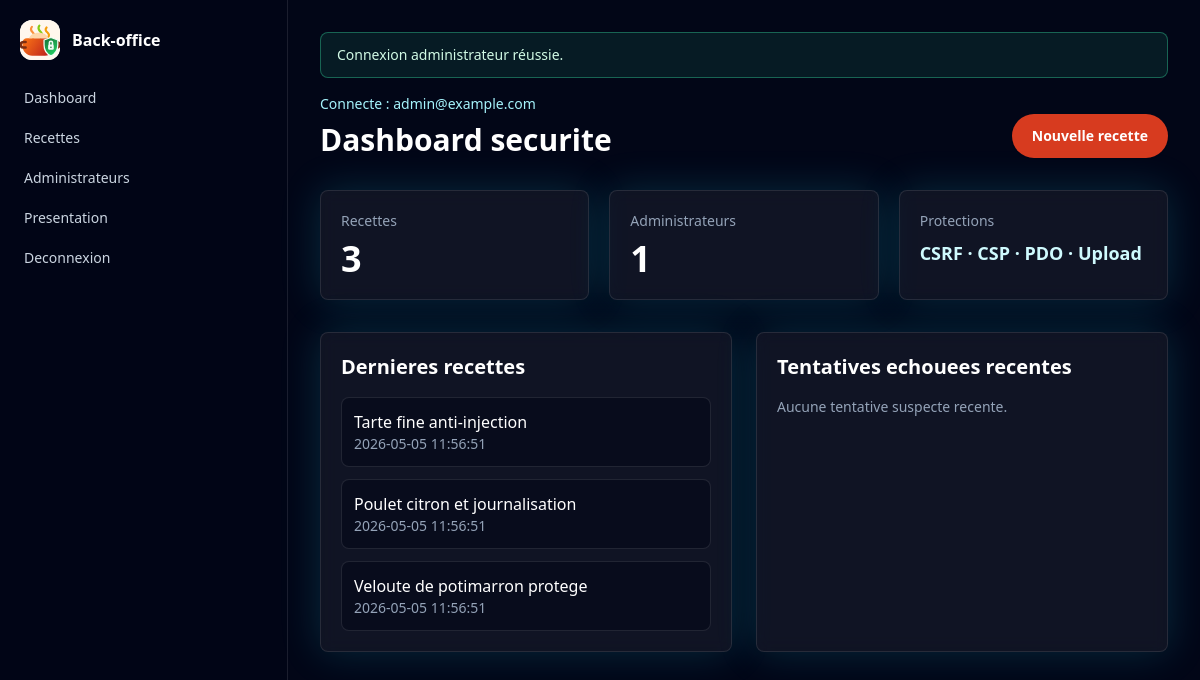
Page /admin/dashboard.php (signed in) on the earlier database version.
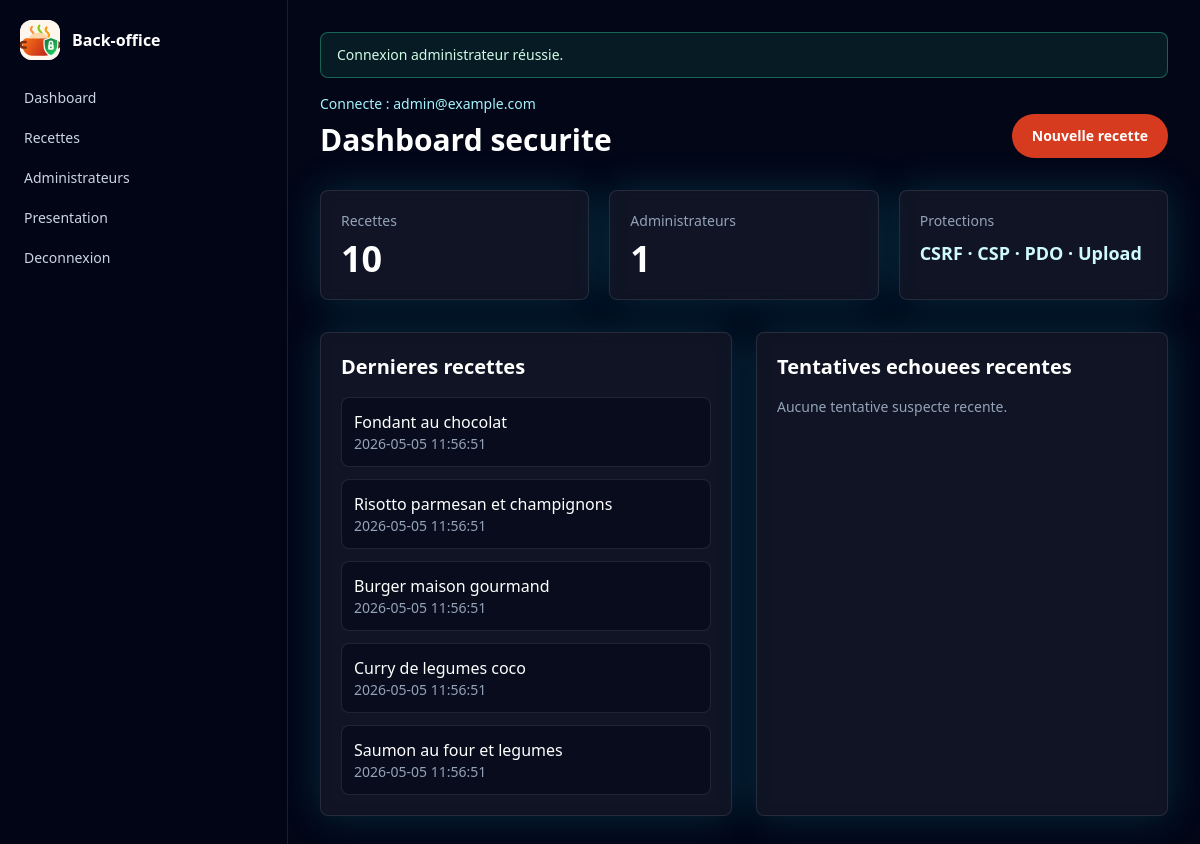
Same page on the later database version.
### tables this page shows
CREATE TABLE IF NOT EXISTS recipes (
  id INT AUTO_INCREMENT PRIMARY KEY,
  title VARCHAR(150) NOT NULL,
  slug VARCHAR(180) NOT NULL UNIQUE,
  short_description VARCHAR(300) NOT NULL,
  description TEXT NOT NULL,
  ingredients TEXT NOT NULL,
  preparation_steps TEXT NOT NULL,
  image_path VARCHAR(255) NULL,
  created_at DATETIME NOT NULL DEFAULT CURRENT_TIMESTAMP,
  updated_at DATETIME NOT NULL DEFAULT CURRENT_TIMESTAMP ON UPDATE CURRENT_TIMESTAMP,
  INDEX idx_recipes_slug (slug)
);

### public/admin/dashboard.php (called while the page is built)
<?php require __DIR__ . '/../../admin/dashboard.php';

### app/helpers/flash.php (called while the page is built, shortened)
<?php
function flash_get_all(): array
{
    $messages = $_SESSION['flash'] ?? [];
    return $messages;
}

### app/repositories/RecipeRepository.php (called while the page is built, shortened)
<?php
final class RecipeRepository
{
    public function latest(int $limit = 5): array
    {
        $stmt = $this->pdo->prepare('SELECT * FROM recipes ORDER BY created_at DESC, id DESC LIMIT :limit');
        $stmt->bindValue(':limit', $limit, PDO::PARAM_INT);
        $stmt->execute();
        return $stmt->fetchAll();
    }
    public function count(): int
    {
        $stmt = $this->pdo->prepare('SELECT COUNT(*) FROM recipes');
        $stmt->execute();
        return (int) $stmt->fetchColumn();
    }
}

### app/repositories/AdminRepository.php (called while the page is built, shortened)
<?php
final class AdminRepository
{
    public function count(): int
    {
        $stmt = $this->pdo->prepare('SELECT COUNT(*) FROM admins');
        $stmt->execute();
        return (int) $stmt->fetchColumn();
    }
}

### app/repositories/LoginAttemptRepository.php (called while the page is built, shortened)
<?php
final class LoginAttemptRepository
{
    public function latestFailures(int $limit = 8): array
    {
        $stmt = $this->pdo->prepare(
            'SELECT email, ip_address, user_agent, created_at
             FROM login_attempts
             WHERE success = 0
             ORDER BY created_at DESC
             LIMIT :limit'
        );
        $stmt->bindValue(':limit', $limit, PDO::PARAM_INT);
        $stmt->execute();
        return $stmt->fetchAll();
    }
}

### admin/dashboard.php (the view, shortened to what the changed rows need)
<?php
require_once BASE_PATH . '/app/repositories/RecipeRepository.php';
require_once BASE_PATH . '/app/repositories/AdminRepository.php';
require_once BASE_PATH . '/app/repositories/LoginAttemptRepository.php';
$recipeCount = 0;
$adminCount = 0;
$latestRecipes = [];
$latestFailures = [];
$error = null;
try {
    $pdo = db();
    $recipeRepo = new RecipeRepository($pdo);
    $adminRepo = new AdminRepository($pdo);
    $attemptRepo = new LoginAttemptRepository($pdo);
    $recipeCount = $recipeRepo->count();
    $adminCount = $adminRepo->count();
    $latestRecipes = $recipeRepo->latest(5);
    $latestFailures = $attemptRepo->latestFailures(6);
} catch (Throwable $exception) {
    $error = 'Base de donnees indisponible.';
}
admin_header('Dashboard');
?>
<?php render_flash(); ?>
<div class="mb-8 flex flex-col gap-2 sm:flex-row sm:items-end sm:justify-between">
    <div>
        <h1 class="mt-2 text-3xl font-bold text-white">Dashboard securite</h1>
    </div>
    <a class="btn-primary" href="/admin/recipes/create.php">Nouvelle recette</a>
</div>
<?php if ($error): ?>
    <div class="panel-card p-5 text-amber-100"><?= e($error) ?></div>
<?php else: ?>
    <div class="grid gap-5 md:grid-cols-3">
        <div class="panel-card p-5"><p class="text-sm text-slate-400">Recettes</p><p class="mt-2 text-4xl font-bold text-white"><?= e($recipeCount) ?></p></div>
        <div class="panel-card p-5"><p class="text-sm text-slate-400">Administrateurs</p><p class="mt-2 text-4xl font-bold text-white"><?= e($adminCount) ?></p></div>
        <div class="panel-card p-5"><p class="text-sm text-slate-400">Protections</p><p class="mt-2 text-lg font-semibold text-cyan-100">CSRF · CSP · PDO · Upload</p></div>
    </div>
    <div class="mt-8 grid gap-6 lg:grid-cols-2">
        <section class="panel-card p-5">
            <h2 class="text-xl font-semibold text-white">Dernieres recettes</h2>
            <div class="mt-4 space-y-3">
                <?php foreach ($latestRecipes as $recipe): ?>
                    <div class="rounded-lg border border-white/10 bg-slate-950/50 p-3">
                        <p class="font-medium text-white"><?= e($recipe['title']) ?></p>
                        <p class="text-sm text-slate-400"><?= e($recipe['created_at']) ?></p>
                    </div>
                <?php endforeach; ?>
            </div>
        </section>
        <section class="panel-card p-5">
            <h2 class="text-xl font-semibold text-white">Tentatives echouees recentes</h2>
            <div class="mt-4 space-y-3">
                <?php if (!$latestFailures): ?>
                    <p class="text-sm text-slate-400">Aucune tentative suspecte recente.</p>
                <?php endif; ?>
            </div>
        </section>
    </div>
<?php endif; ?>
<?php admin_footer(); ?>

### app/helpers/functions.php (shortened to what the changed rows need)
<?php
function e(mixed $value): string
{
    return htmlspecialchars((string) $value, ENT_QUOTES, 'UTF-8');
}
function admin_header(string $title): void
{
    $pageTitle = e($title . ' - Administration');
    echo <<<HTML
<!doctype html>
<html lang="fr">
<head>
    <meta charset="utf-8">
    <meta name="viewport" content="width=device-width, initial-scale=1">
    <title>{$pageTitle}</title>
    <link rel="stylesheet" href="/assets/css/output.css">
</head>
<body class="min-h-screen bg-slate-950 text-slate-100 antialiased">
<div class="min-h-screen lg:flex">
    <aside class="border-b border-white/10 bg-slate-950/95 lg:min-h-screen lg:w-72 lg:border-b-0 lg:border-r">
        <div class="flex items-center justify-between px-5 py-5 lg:block">
            <a class="flex items-center gap-3 font-semibold text-white" href="/admin/dashboard.php">
                <img class="h-10 w-10 rounded-xl bg-white" src="/assets/img/logo-mijote-protege.svg" alt="">
                <span>Back-office</span>
            </a>
            <a class="text-sm text-slate-400 hover:text-white lg:hidden" href="/logout.php">Sortir</a>
        </div>
        <nav class="grid gap-1 px-3 pb-5 text-sm">
            <a class="rounded-lg px-3 py-2 text-slate-300 hover:bg-white/10 hover:text-white" href="/admin/dashboard.php">Dashboard</a>
            <a class="rounded-lg px-3 py-2 text-slate-300 hover:bg-white/10 hover:text-white" href="/admin/recipes/index.php">Recettes</a>
            <a class="rounded-lg px-3 py-2 text-slate-300 hover:bg-white/10 hover:text-white" href="/admin/admins/index.php">Administrateurs</a>
            <a class="rounded-lg px-3 py-2 text-slate-300 hover:bg-white/10 hover:text-white" href="/presentation.php">Presentation</a>
            <a class="hidden rounded-lg px-3 py-2 text-slate-300 hover:bg-white/10 hover:text-white lg:block" href="/logout.php">Deconnexion</a>
        </nav>
    </aside>
    <main class="flex-1">
        <div class="mx-auto max-w-7xl px-4 py-8 sm:px-6 lg:px-8">
HTML;
}
function admin_footer(): void
{
    echo <<<HTML
        </div>
    </main>
</div>
</body>
</html>
HTML;
}
function render_flash(): void
{
    $messages = flash_get_all();
    foreach ($messages as $type => $items) {
        $classes = $type === 'success'
            ? 'border-emerald-400/40 bg-emerald-400/10 text-emerald-100'
            : 'border-rose-400/40 bg-rose-400/10 text-rose-100';
        foreach ($items as $message) {
            echo '<div class="mb-4 rounded-lg border px-4 py-3 text-sm ' . $classes . '">' . e($message) . '</div>';
        }
    }
}

Differences in the rows shown:
no longer on this page (row edited): recipes: title "Tarte fine anti-injection", created_at "2026-05-05 11:56:51"
no longer on this page (row edited): recipes: title "Poulet citron et journalisation", created_at "2026-05-05 11:56:51"
no longer on this page (row edited): recipes: title "Veloute de potimarron protege", created_at "2026-05-05 11:56:51"
added recipes: title "Fondant au chocolat", created_at "2026-05-05 11:56:51"
added recipes: title "Risotto parmesan et champignons", created_at "2026-05-05 11:56:51"
added recipes: title "Burger maison gourmand", created_at "2026-05-05 11:56:51"
added recipes: title "Curry de legumes coco", created_at "2026-05-05 11:56:51"
added recipes: title "Saumon au four et legumes", created_at "2026-05-05 11:56:51"
Other differences:
$recipeCount: "3" → "10"
